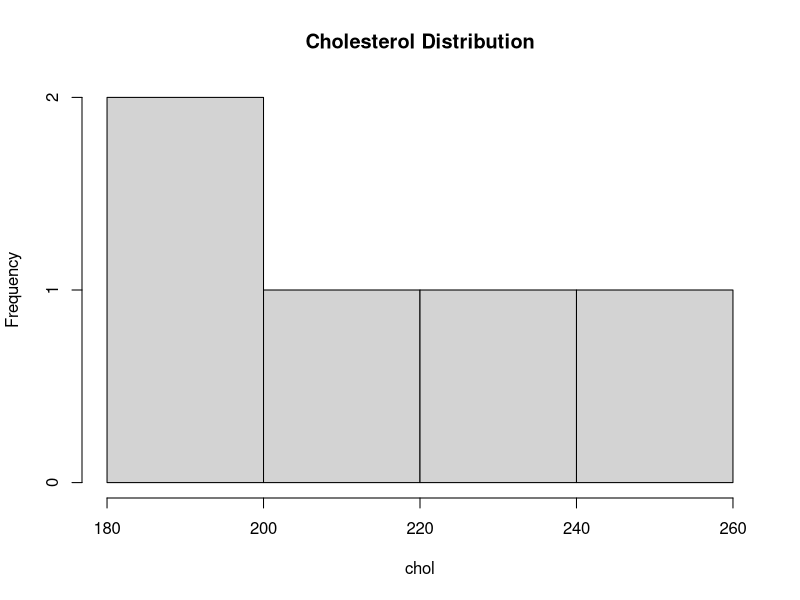
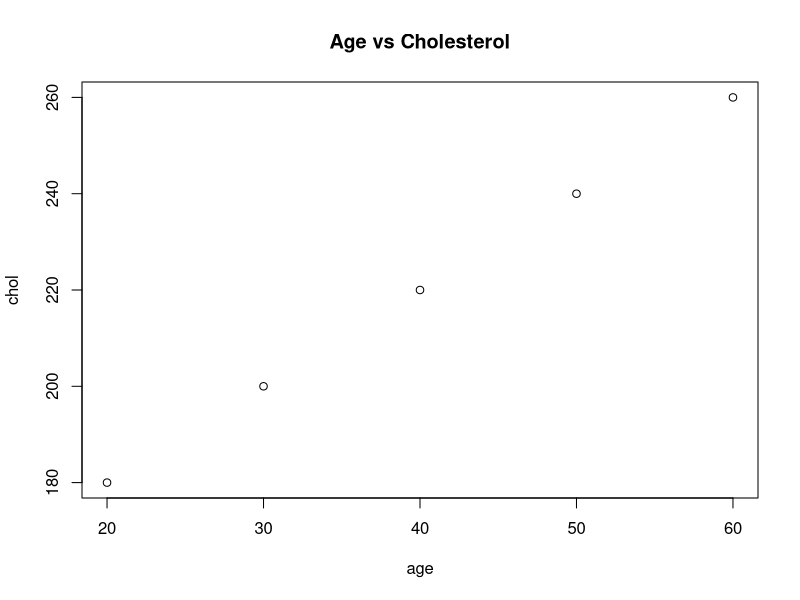
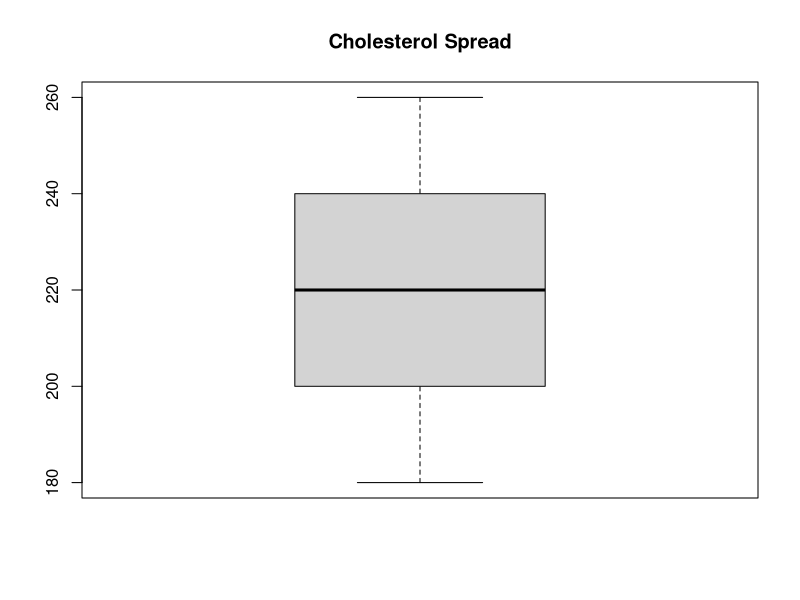

R code for these plots, in order:
age <- c(20,30,40,50,60)
chol <- c(180,200,220,240,260)

hist(chol, main="Cholesterol Distribution")

plot(age, chol, main="Age vs Cholesterol")

boxplot(chol, main="Cholesterol Spread")
